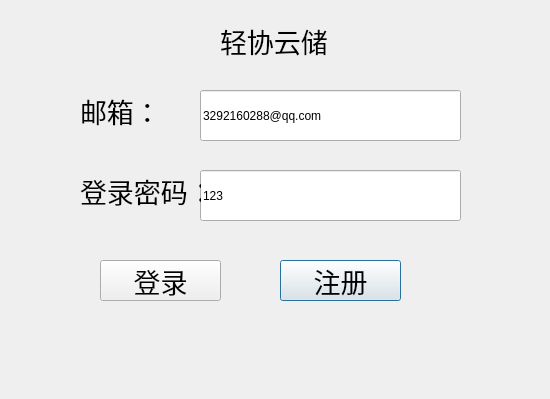
<?xml version="1.0" encoding="UTF-8"?>
<ui version="4.0">
 <class>LoginDialog</class>
 <widget class="QDialog" name="LoginDialog">
  <property name="geometry">
   <rect>
    <x>0</x>
    <y>0</y>
    <width>550</width>
    <height>399</height>
   </rect>
  </property>
  <property name="windowTitle">
   <string>Dialog</string>
  </property>
  <widget class="QStackedWidget" name="stackedWidget">
   <property name="geometry">
    <rect>
     <x>10</x>
     <y>0</y>
     <width>531</width>
     <height>391</height>
    </rect>
   </property>
   <property name="currentIndex">
    <number>0</number>
   </property>
   <widget class="QWidget" name="page">
    <widget class="QLabel" name="label_3">
     <property name="geometry">
      <rect>
       <x>210</x>
       <y>20</y>
       <width>111</width>
       <height>41</height>
      </rect>
     </property>
     <property name="font">
      <font>
       <pointsize>20</pointsize>
      </font>
     </property>
     <property name="text">
      <string>轻协云储</string>
     </property>
    </widget>
    <widget class="QPushButton" name="Registerbtn">
     <property name="geometry">
      <rect>
       <x>270</x>
       <y>260</y>
       <width>121</width>
       <height>41</height>
      </rect>
     </property>
     <property name="font">
      <font>
       <pointsize>20</pointsize>
      </font>
     </property>
     <property name="text">
      <string>注册</string>
     </property>
    </widget>
    <widget class="QLabel" name="label">
     <property name="geometry">
      <rect>
       <x>70</x>
       <y>90</y>
       <width>101</width>
       <height>41</height>
      </rect>
     </property>
     <property name="font">
      <font>
       <pointsize>20</pointsize>
      </font>
     </property>
     <property name="text">
      <string>邮箱：</string>
     </property>
    </widget>
    <widget class="QPushButton" name="Loginbtn">
     <property name="geometry">
      <rect>
       <x>90</x>
       <y>260</y>
       <width>121</width>
       <height>41</height>
      </rect>
     </property>
     <property name="font">
      <font>
       <pointsize>20</pointsize>
      </font>
     </property>
     <property name="text">
      <string>登录</string>
     </property>
    </widget>
    <widget class="QLineEdit" name="Password">
     <property name="geometry">
      <rect>
       <x>190</x>
       <y>170</y>
       <width>261</width>
       <height>51</height>
      </rect>
     </property>
     <property name="text">
      <string>123</string>
     </property>
    </widget>
    <widget class="QLineEdit" name="EmailLine">
     <property name="geometry">
      <rect>
       <x>190</x>
       <y>90</y>
       <width>261</width>
       <height>51</height>
      </rect>
     </property>
     <property name="text">
      <string>3292160288@qq.com</string>
     </property>
    </widget>
    <widget class="QLabel" name="label_2">
     <property name="geometry">
      <rect>
       <x>70</x>
       <y>170</y>
       <width>121</width>
       <height>41</height>
      </rect>
     </property>
     <property name="font">
      <font>
       <pointsize>20</pointsize>
      </font>
     </property>
     <property name="text">
      <string>登录密码：</string>
     </property>
    </widget>
   </widget>
   <widget class="QWidget" name="page_2">
    <widget class="QLineEdit" name="Password_Conf">
     <property name="geometry">
      <rect>
       <x>190</x>
       <y>250</y>
       <width>261</width>
       <height>51</height>
      </rect>
     </property>
     <property name="text">
      <string/>
     </property>
    </widget>
    <widget class="QPushButton" name="returnbtn">
     <property name="geometry">
      <rect>
       <x>280</x>
       <y>330</y>
       <width>121</width>
       <height>41</height>
      </rect>
     </property>
     <property name="font">
      <font>
       <pointsize>20</pointsize>
      </font>
     </property>
     <property name="text">
      <string>返回登录</string>
     </property>
    </widget>
    <widget class="QLineEdit" name="UsernameLine_2">
     <property name="geometry">
      <rect>
       <x>190</x>
       <y>70</y>
       <width>261</width>
       <height>51</height>
      </rect>
     </property>
    </widget>
    <widget class="QLabel" name="label_7">
     <property name="geometry">
      <rect>
       <x>70</x>
       <y>250</y>
       <width>121</width>
       <height>41</height>
      </rect>
     </property>
     <property name="font">
      <font>
       <pointsize>20</pointsize>
      </font>
     </property>
     <property name="text">
      <string>确认密码：</string>
     </property>
    </widget>
    <widget class="QLineEdit" name="Password_2">
     <property name="geometry">
      <rect>
       <x>190</x>
       <y>190</y>
       <width>261</width>
       <height>51</height>
      </rect>
     </property>
     <property name="text">
      <string/>
     </property>
    </widget>
    <widget class="QPushButton" name="Finish">
     <property name="geometry">
      <rect>
       <x>100</x>
       <y>330</y>
       <width>121</width>
       <height>41</height>
      </rect>
     </property>
     <property name="font">
      <font>
       <pointsize>20</pointsize>
      </font>
     </property>
     <property name="text">
      <string>确认</string>
     </property>
    </widget>
    <widget class="QLabel" name="label_6">
     <property name="geometry">
      <rect>
       <x>70</x>
       <y>190</y>
       <width>121</width>
       <height>41</height>
      </rect>
     </property>
     <property name="font">
      <font>
       <pointsize>20</pointsize>
      </font>
     </property>
     <property name="text">
      <string>登录密码：</string>
     </property>
    </widget>
    <widget class="QLabel" name="label_4">
     <property name="geometry">
      <rect>
       <x>70</x>
       <y>70</y>
       <width>101</width>
       <height>41</height>
      </rect>
     </property>
     <property name="font">
      <font>
       <pointsize>20</pointsize>
      </font>
     </property>
     <property name="text">
      <string>用户名：</string>
     </property>
    </widget>
    <widget class="QLabel" name="label_5">
     <property name="geometry">
      <rect>
       <x>180</x>
       <y>20</y>
       <width>151</width>
       <height>41</height>
      </rect>
     </property>
     <property name="font">
      <font>
       <pointsize>20</pointsize>
      </font>
     </property>
     <property name="text">
      <string>云存储软件</string>
     </property>
    </widget>
    <widget class="QLabel" name="label_8">
     <property name="geometry">
      <rect>
       <x>70</x>
       <y>130</y>
       <width>121</width>
       <height>41</height>
      </rect>
     </property>
     <property name="font">
      <font>
       <pointsize>20</pointsize>
      </font>
     </property>
     <property name="text">
      <string>邮箱：</string>
     </property>
    </widget>
    <widget class="QLineEdit" name="Email">
     <property name="geometry">
      <rect>
       <x>190</x>
       <y>130</y>
       <width>261</width>
       <height>51</height>
      </rect>
     </property>
     <property name="text">
      <string/>
     </property>
    </widget>
   </widget>
  </widget>
 </widget>
 <resources/>
 <connections/>
</ui>
